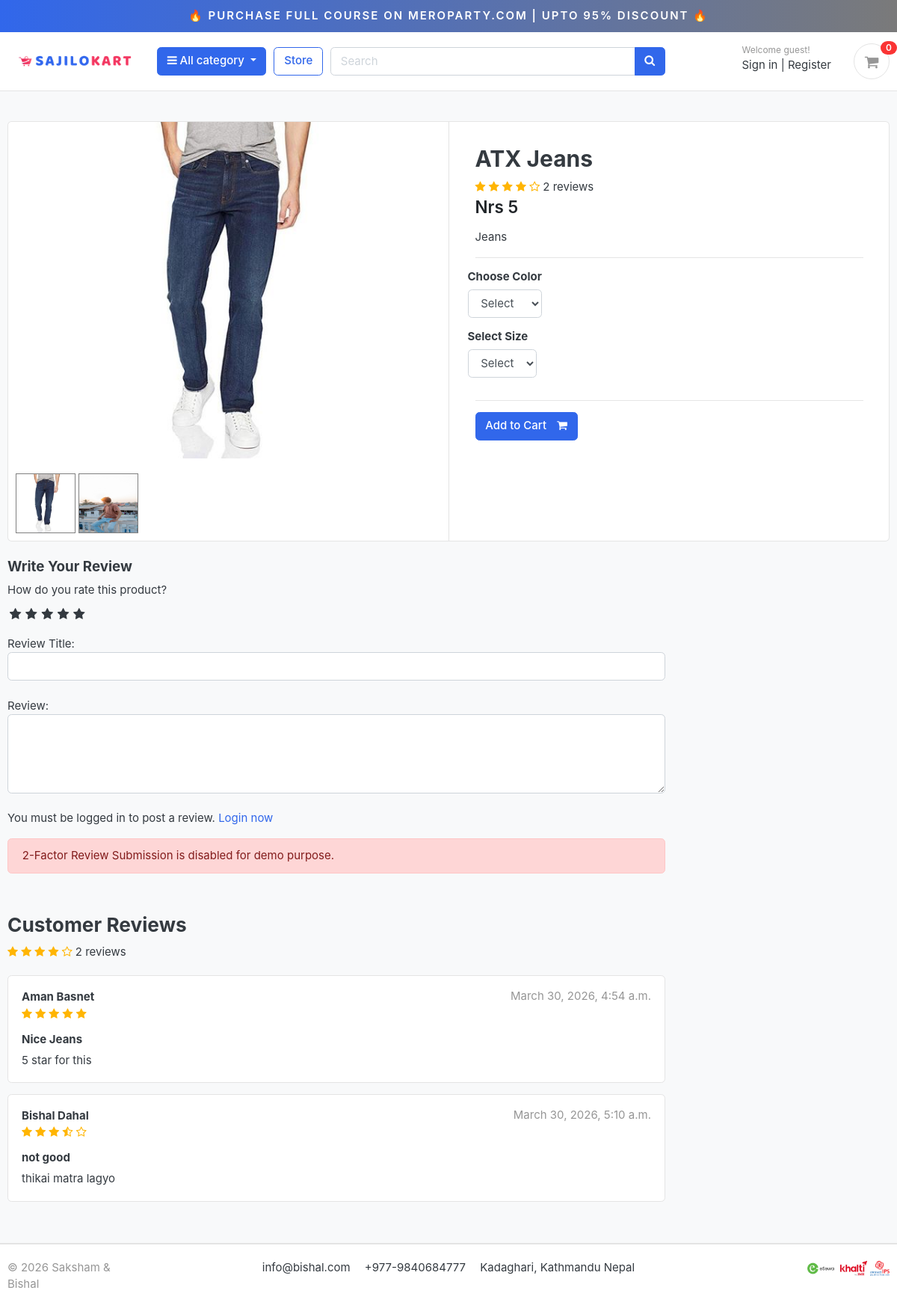
/store/category/jeans/atx-jeans/, run on the app's committed database.
### store/models.py (models this page shows, shortened)
class Product(models.Model):
    product_name    = models.CharField(max_length=200, unique=True)
    slug            = models.SlugField(max_length=200, unique=True)
    description     = models.TextField(max_length=500, blank=True)
    price           = models.IntegerField()
    images          = models.ImageField(upload_to='photos/products')
    stock           = models.IntegerField()
    is_available    = models.BooleanField(default=True)
    category        = models.ForeignKey(Category, on_delete=models.CASCADE)
    created_date    = models.DateTimeField(auto_now_add=True)
    modified_date   = models.DateTimeField(auto_now=True)
    def averageReview(self):
        reviews = ReviewRating.objects.filter(product=self, status=True).aggregate(average=Avg('rating'))
        avg = 0
        if reviews['average'] is not None:
            avg = float(reviews['average'])
        return avg
    def countReview(self):
        reviews = ReviewRating.objects.filter(product=self, status=True).aggregate(count=Count('id'))
        count = 0
        if reviews['count'] is not None:
            count = int(reviews['count'])
        return count

class ProductGallery(models.Model):
    product = models.ForeignKey(Product, default=None, on_delete=models.CASCADE)
    image = models.ImageField(upload_to='store/products', max_length=255)
    class Meta:
        verbose_name = 'productgallery'
        verbose_name_plural = 'product gallery'

class ReviewRating(models.Model):
    product = models.ForeignKey(Product, on_delete=models.CASCADE)
    user = models.ForeignKey(Account, on_delete=models.CASCADE)
    subject = models.CharField(max_length=100, blank=True)
    review = models.TextField(max_length=500, blank=True)
    rating = models.FloatField()
    ip = models.CharField(max_length=20, blank=True)
    status = models.BooleanField(default=True)
    created_at = models.DateTimeField(auto_now_add=True)
    updated_at = models.DateTimeField(auto_now=True)

### accounts/models.py (models this page shows, shortened)
class Account(AbstractBaseUser):
    first_name      = models.CharField(max_length=50)
    last_name       = models.CharField(max_length=50)
    username        = models.CharField(max_length=50, unique=True)
    email           = models.EmailField(max_length=100, unique=True)
    phone_number    = models.CharField(max_length=50)
    date_joined     = models.DateTimeField(auto_now_add=True)
    last_login      = models.DateTimeField(auto_now_add=True)
    is_admin        = models.BooleanField(default=False)
    is_staff        = models.BooleanField(default=False)
    is_active        = models.BooleanField(default=False)
    is_superadmin        = models.BooleanField(default=False)
    USERNAME_FIELD = 'email'
    REQUIRED_FIELDS = ['username', 'first_name', 'last_name']
    objects = MyAccountManager()
    def full_name(self):
        return f'{self.first_name} {self.last_name}'

### store/views.py (the view)
# urls.py: path('category/<slug:category_slug>/<slug:product_slug>/', views.product_detail, name='product_detail'),
def product_detail(request, category_slug, product_slug):
    try:
        single_product = Product.objects.get(category__slug=category_slug, slug=product_slug)
        in_cart = CartItem.objects.filter(cart__cart_id=_cart_id(request), product=single_product).exists()
    except Exception as e:
        raise e
    if request.user.is_authenticated:
        try:
            orderproduct = OrderProduct.objects.filter(user=request.user, product_id=single_product.id).exists()
        except OrderProduct.DoesNotExist:
            orderproduct = None
    else:
        orderproduct = None
    reviews = ReviewRating.objects.filter(product_id=single_product.id, status=True)
    product_gallery = ProductGallery.objects.filter(product_id=single_product.id)
    context = {
        'single_product': single_product,
        'in_cart'       : in_cart,
        'orderproduct': orderproduct,
        'reviews': reviews,
        'product_gallery': product_gallery,
    }
    return render(request, 'store/product_detail.html', context)

### carts/context_processors.py (called while the page is built)
def counter(request):
    cart_count = 0
    if 'admin' in request.path:
        return {}
    else:
        try:
            cart = Cart.objects.filter(cart_id=_cart_id(request))
            if request.user.is_authenticated:
                cart_items = CartItem.objects.all().filter(user=request.user)
            else:
                cart_items = CartItem.objects.all().filter(cart=cart[:1])
            for cart_item in cart_items:
                cart_count += cart_item.quantity
        except Cart.DoesNotExist:
            cart_count = 0
    return dict(cart_count=cart_count)

### carts/views.py (called while the page is built)
def _cart_id(request):
    cart = request.session.session_key
    if not cart:
        cart = request.session.create()
    return cart

### category/context_processors.py (called while the page is built)
def menu_links(request):
    links = Category.objects.all()
    return dict(links=links)

### category/models.py (called while the page is built)
    def get_url(self):
            return reverse('products_by_category', args=[self.slug])

### store/models.py (called while the page is built)
    def colors(self):
        return super(VariationManager, self).filter(variation_category='color', is_active=True)

    def sizes(self):
        return super(VariationManager, self).filter(variation_category='size', is_active=True)

### templates/store/product_detail.html (shortened to what this page needs)
{% extends 'base.html' %}
{% load static %}
{% block content %}
<section class="section-content padding-y bg">
	<div class="container">
		<div class="card">
			<div class="row no-gutters">
				<aside class="col-md-6">
					<article class="gallery-wrap">
						<div class="img-big-wrap mainImage">
							<center><img src="{{ single_product.images.url }}"></center>
						</div>
					</article>
					<ul class="thumb">
						<li>
							<a href="{{ single_product.images.url }}" target="mainImage"><img src="{{ single_product.images.url }}" alt="Product Image"></a>
							{% for i in product_gallery %}
							<a href="{{i.image.url}}" target="mainImage"><img src="{{i.image.url}}" alt="Product Image"></a>
							{% endfor %}
						</li>
					</ul>
				</aside>
				<main class="col-md-6 border-left">
					<form action="{% url 'add_cart' single_product.id %}" method="POST">
						<article class="content-body">
							<h2 class="title">{{ single_product.product_name }}</h2>
							<div class="rating-star">
								<span>
									<i class="fa fa-star{% if single_product.averageReview < 0.5 %}-o{% elif single_product.averageReview >= 0.5 and single_product.averageReview < 1 %}-half-o {% endif %}" aria-hidden="true"></i>
									<i class="fa fa-star{% if single_product.averageReview < 1.5 %}-o{% elif single_product.averageReview >= 1.5 and single_product.averageReview < 2 %}-half-o {% endif %}" aria-hidden="true"></i>
									<i class="fa fa-star{% if single_product.averageReview < 2.5 %}-o{% elif single_product.averageReview >= 2.5 and single_product.averageReview < 3 %}-half-o {% endif %}" aria-hidden="true"></i>
									<i class="fa fa-star{% if single_product.averageReview < 3.5 %}-o{% elif single_product.averageReview >= 3.5 and single_product.averageReview < 4 %}-half-o {% endif %}" aria-hidden="true"></i>
									<i class="fa fa-star{% if single_product.averageReview < 4.5 %}-o{% elif single_product.averageReview >= 4.5 and single_product.averageReview < 5 %}-half-o {% endif %}" aria-hidden="true"></i>
	<span>{{single_product.countReview}} reviews</span>
									</span>
							</div>
							<div class="mb-3">
								<var class="price h4">Nrs {{single_product.price}}</var>
							</div>
							<p>{{ single_product.description }}</p>
							<hr>
							<div class="row">
								<div class="item-option-select">
									<h6>Choose Color</h6>
									<select name="color" class="form-control" required>
										<option value="" disabled selected>Select</option>
									</select>
								</div>
							</div>
							<div class="row">
								<div class="item-option-select">
									<h6>Select Size</h6>
									<select name="size" class="form-control" required>
										<option value="" disabled selected>Select</option>
									</select>
								</div>
							</div>
							<hr>
							{% if single_product.stock <= 0 %}
							<h5 class="text-danger">Out of Stock</h5>
							{% else %}
							<button type="submit" class="btn  btn-primary"> <span class="text">Add to Cart</span> <i class="fa fa-shopping-cart"></i> </button>
							{% endif %}
						</article>
					</form>
				</main>
			</div>
		</div>
		<br>
		<div class="row">
			<div class="col-md-9">
				<form action="{% url 'submit_review' single_product.id %}" method="POST">
					<h5>Write Your Review</h5>
					<div>
						<label>How do you rate this product?</label>
						<br>
						<div class="rate">
							<input type="radio" name="rating" id="rating10" value="5" required /><label for="rating10" title="5"></label>
							<input type="radio" name="rating" id="rating8" value="4" required /><label for="rating8" title="4"></label>
							<input type="radio" name="rating" id="rating6" value="3" required /><label for="rating6" title="3"></label>
							<input type="radio" name="rating" id="rating4" value="2" required /><label for="rating4" title="2"></label>
							<input type="radio" name="rating" id="rating2" value="1" required /><label for="rating2" title="1"></label>
						</div>
<br>
						Review Title:
						<input type="text" class="form-control" name="subject">
						<br>
						Review:
						<textarea name="review" rows="4" class="form-control"></textarea>
						<br>
						{% if user.is_authenticated %}
								<input type="submit" value="Submit Review" class="btn btn-primary">
						{% else %}
						<p>You must be logged in to post a review. <span><a href="{% url 'login' %}">Login now</a></span></p>
						{% endif %}
						<div class="alert alert-danger" role="alert" style="margin-top:10px;">
  2-Factor Review Submission is disabled for demo purpose.
</div>
					</div>
				</form>
<br>
<header class="section-heading">
	<h3>Customer Reviews </h3>
	<div class="rating-star">
		<span>
			<i class="fa fa-star{% if single_product.averageReview < 0.5 %}-o{% elif single_product.averageReview >= 0.5 and single_product.averageReview < 1 %}-half-o {% endif %}" aria-hidden="true"></i>
			<i class="fa fa-star{% if single_product.averageReview < 1.5 %}-o{% elif single_product.averageReview >= 1.5 and single_product.averageReview < 2 %}-half-o {% endif %}" aria-hidden="true"></i>
			<i class="fa fa-star{% if single_product.averageReview < 2.5 %}-o{% elif single_product.averageReview >= 2.5 and single_product.averageReview < 3 %}-half-o {% endif %}" aria-hidden="true"></i>
			<i class="fa fa-star{% if single_product.averageReview < 3.5 %}-o{% elif single_product.averageReview >= 3.5 and single_product.averageReview < 4 %}-half-o {% endif %}" aria-hidden="true"></i>
			<i class="fa fa-star{% if single_product.averageReview < 4.5 %}-o{% elif single_product.averageReview >= 4.5 and single_product.averageReview < 5 %}-half-o {% endif %}" aria-hidden="true"></i>
	<span>{{single_product.countReview}} reviews</span>
			</span>
	</div>
</header>
{% for review in reviews %}
				<article class="box mb-3">
					<div class="icontext w-100">
						<div class="text">
							<span class="date text-muted float-md-right">{{review.updated_at}} </span>
							<h6 class="mb-1">{{review.user.full_name}} </h6>
							<div class="rating-star">
								<span>
									<i class="fa fa-star{% if review.rating == 0.5 %}-half-o{% elif review.rating < 1 %}-o {% endif %}" aria-hidden="true"></i>
									<i class="fa fa-star{% if review.rating == 1.5 %}-half-o{% elif review.rating < 2 %}-o {% endif %}" aria-hidden="true"></i>
									<i class="fa fa-star{% if review.rating == 2.5 %}-half-o{% elif review.rating < 3 %}-o {% endif %}" aria-hidden="true"></i>
									<i class="fa fa-star{% if review.rating == 3.5 %}-half-o{% elif review.rating < 4 %}-o {% endif %}" aria-hidden="true"></i>
									<i class="fa fa-star{% if review.rating == 4.5 %}-half-o{% elif review.rating < 5 %}-o {% endif %}" aria-hidden="true"></i>
								</span>
							</div>
						</div>
					</div>
					<div class="mt-3">
						<h6>{{review.subject}}</h6>
						<p>
							{{review.review}}
						</p>
					</div>
				</article>
{% endfor %}
			</div>
		</div>
	</div>
</section>
{% endblock %}

### static/css/ui.css (style rules this page uses)
html { font-family: "Inter", sans-serif; font-size: 15px; }
.content-body { flex: 1 1 auto; padding: 2rem 2.3rem; }
.padding-y { padding-top: 40px; padding-bottom: 40px; }
var { font-style: normal; }
article:after, .form-group:after { display: block; clear: both; content: ""; }
.bg { background-color: #f8f9fa; }
.section-heading { margin-bottom: 20px; margin-top: 15px; }
p:last-child { margin-bottom: 0; }
.btn .text + i { margin-left: 10px; }
.icontext { display: inline-flex; align-items: center; vertical-align: middle; }
.icontext .text { width: 100%; line-height: 1.2; }
.price { font-weight: 600; color: #212529; }
.box { padding: 18px; background: #fff; border-radius: 0.37rem; border: 1px solid #e4e4e4; }
.gallery-wrap .img-big-wrap { margin-bottom: 10px; border-radius: 0.37rem; overflow: hidden; background-color: #fff; }
.gallery-wrap .img-big-wrap img { height: 450px; width: auto; display: inline-block; }
.item-option-select { margin-bottom: 1rem; display: inline-block; margin-right: 15px; }

### static/css/custom.css (style rules this page uses)
.rate { display: inline-block;; border: 0; }
.rate > label { float: right; }
.rate > label:before { display: inline-block; font-size: 1.1rem; font-family: FontAwesome; content: "\f005"; margin:0; padding:0.3rem .2rem; cursor: pointer; }
.rating-star i { color: #ffb503 !important; }
ul.thumb { margin:0 auto; padding: 0; float: left; }
ul.thumb li { list-style: none; margin: 10px; }
ul.thumb li img { width: 80px; height: 80px; border: 1px solid grey; }

### data on the page
Product: images (picture), product_name "ATX Jeans", countReview "2", price "5", description "Jeans"
ProductGallery: image (picture)
ReviewRating: updated_at "March 30, 2026, 4:54 a.m.", user.full_name "Aman Basnet", rating 5 (drawn), subject "Nice Jeans", review "5 star for this"
ReviewRating: updated_at "March 30, 2026, 5:10 a.m.", user.full_name "Bishal Dahal", rating 3.5 (drawn), subject "not good", review "thikai matra lagyo"

### other printed values
{{ cart_count }} "0"
